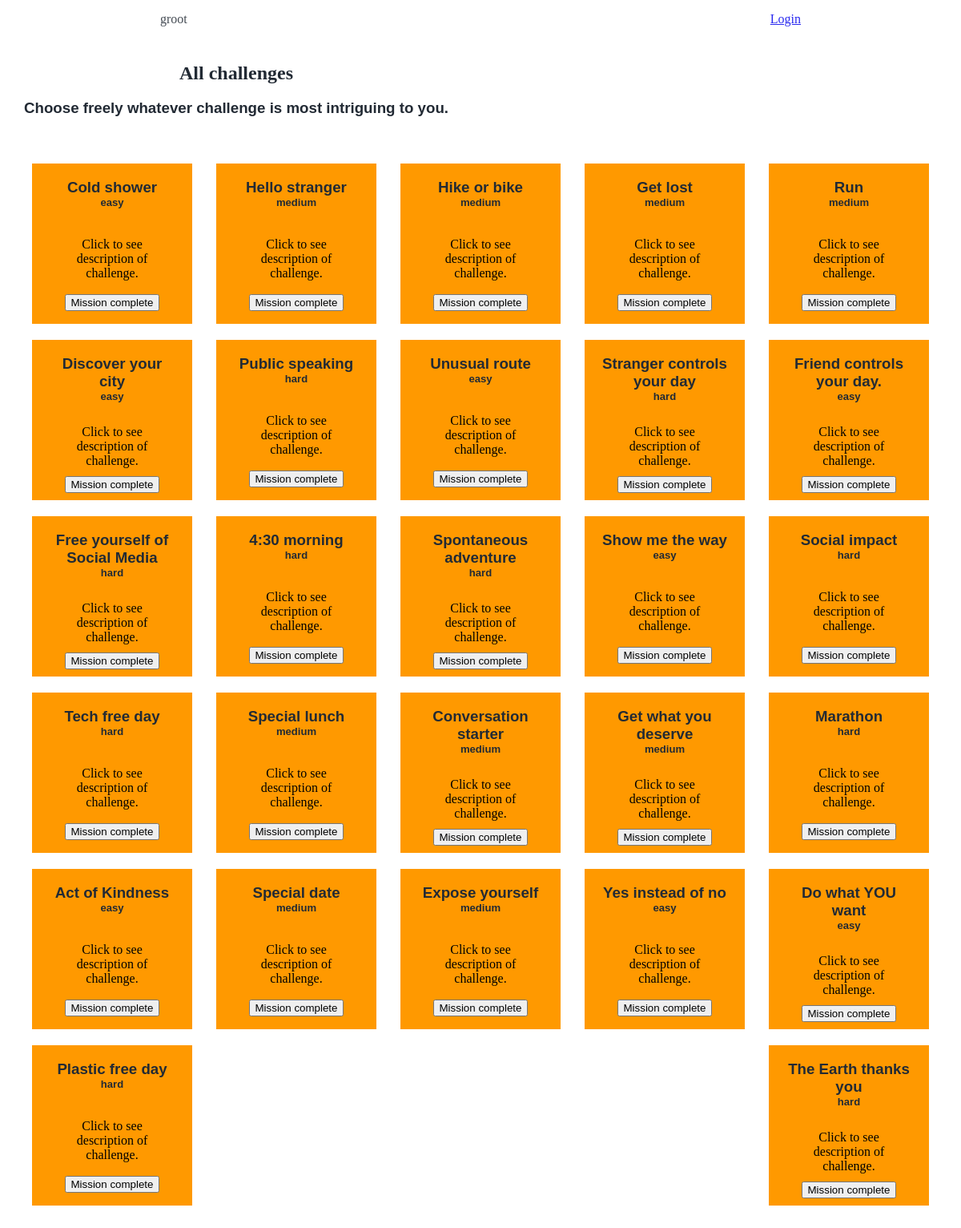
The page / on the database its author committed.
### tables this page shows
CREATE TABLE "challenges" (
	"ID"	INTEGER NOT NULL PRIMARY KEY AUTOINCREMENT UNIQUE,
	"Title"	TEXT NOT NULL,
	"Description"	TEXT,
	"Icon"	TEXT,
	"Level"	INTEGER NOT NULL,
	"Complete"	NUMERIC NOT NULL DEFAULT 0,
	"CompletionDate"	NUMERIC
);

CREATE TABLE "levels" (
	"Level"	INTEGER NOT NULL,
	"Name"	TEXT NOT NULL
);

### groot.py (the view)
@app.route("/")
def groot():
    challenge_overview = db.get_db("""
    SELECT challenges.Title, levels.Name, challenges.Description, challenges.ID
    FROM challenges
    INNER JOIN levels ON challenges.Level=levels.Level;
    """)
    return render_template("index.html", challenge_overview = challenge_overview)

### db.py (called while the page is built)
def get_db(commend):
    conn = sql.connect('groot_tasks.db')
    cur = conn.cursor()
    cur.execute(commend)
    rows = cur.fetchall()
    return rows

### templates/index.html (shortened to what this page needs)
<!DOCTYPE html>
<html lang="en">
<head>
  <link rel="stylesheet" type="text/css" href="{{ url_for('static', filename='style.css') }}">
</head>
<body class="bodystyle">
  <nav id="navbar">
<div class="display:inline-block">
    <ul>
      <li>
        <a>groot</a>
      </li>
        <li>
            <a href="/login">Login</a>
        </li>
    </ul>
</div>
</nav>
<section  id="outerContainer">
    <body>
        <div>
            <h1>All challenges</h1>
            <h3>Choose freely whatever challenge is most intriguing to you.</h3>
        </div>
</section>
<section id="outerContainer">
{% for i in challenge_overview %}
  <div class="card" onclick="pop({{ i[3] }})">
   <h3><span>{{ i[0] }}</span>
    <span class="subline">{{ i[1] }}</span>
    </h3>
    <div class="popup">Click to see description of challenge.<span class="popuptext" id="{{ i[3] }}">{{i[2]}}</span>
    </div>
    <div> <button>Mission complete</button> </div>
  </div>
{% endfor %}
</section>
</body>
</html>

### static/style.css (style rules this page uses)
* { box-sizing: border-box; }
.bodystyle { margin: 0; }
#navbar { background-color: #ffffff; opacity: 0.84; font-family: serif; font-size: 22; padding: 15px 0; color:#222a34; }
#navbar ul { list-style: none; display: flex; padding: 0; justify-content: space-between; margin: 0 200px; }
#outerContainer { display: flex; align-items: center; flex-wrap: wrap; justify-content: space-between; margin: 30px; }
#outerContainer .card { display: flex; flex-wrap: wrap; height: 200px; width: 200px; margin: 10px; background-color: #FF9900; justify-content: center; text-align: center; padding: 0 20px; box-sizing: border-box; }
.popup { position: relative; display: inline-block; cursor: pointer; justify-content: center; text-align: center; padding: 0 20px; }
h1 { text-align: center; color:#222a34; margin: 0; }
h3 { color:#222a34; font-family: 'Gill Sans', 'Gill Sans MT', Calibri, 'Trebuchet MS', sans-serif; }
.subline { display: block; font-size: 0.7em; }

### rows shown on the page
challenges: Title "Cold shower", Name "easy"
challenges: Title "Hello stranger", Name "medium"
challenges: Title "Hike or bike", Name "medium"
challenges: Title "Get lost", Name "medium"
challenges: Title "Run", Name "medium"
challenges: Title "Discover your city", Name "easy"
challenges: Title "Public speaking", Name "hard"
challenges: Title "Unusual route", Name "easy"
challenges: Title "Stranger controls your day", Name "hard"
challenges: Title "Friend controls your day.", Name "easy"
challenges: Title "Free yourself of Social Media", Name "hard"
challenges: Title "4:30 morning", Name "hard"
challenges: Title "Spontaneous adventure", Name "hard"
challenges: Title "Show me the way", Name "easy"
challenges: Title "Social impact", Name "hard"
challenges: Title "Tech free day", Name "hard"
challenges: Title "Special lunch", Name "medium"
challenges: Title "Conversation starter", Name "medium"
challenges: Title "Get what you deserve", Name "medium"
challenges: Title "Marathon", Name "hard"
challenges: Title "Act of Kindness", Name "easy"
challenges: Title "Special date", Name "medium"
challenges: Title "Expose yourself", Name "medium"
challenges: Title "Yes instead of no", Name "easy"
challenges: Title "Do what YOU want", Name "easy"
challenges: Title "Plastic free day", Name "hard"
challenges: Title "The Earth thanks you", Name "hard"
